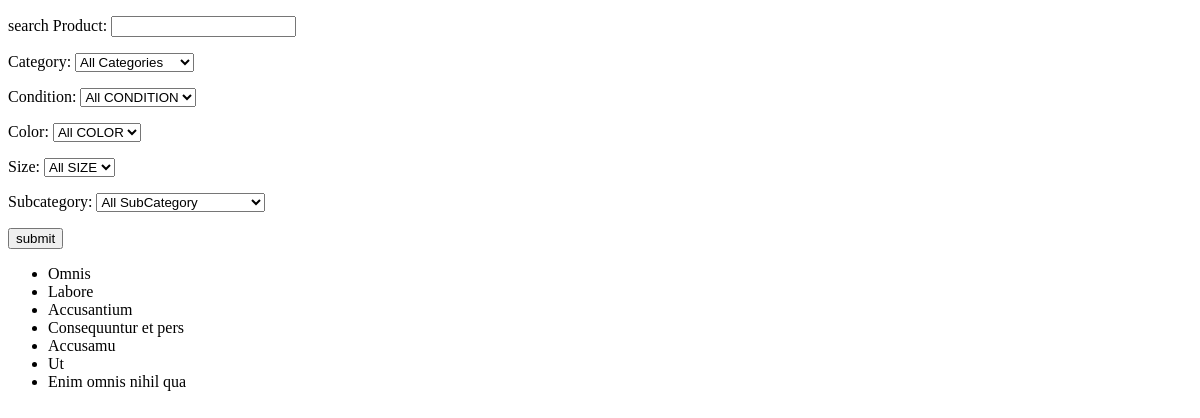
Before: /Product_search_view with the older database file.
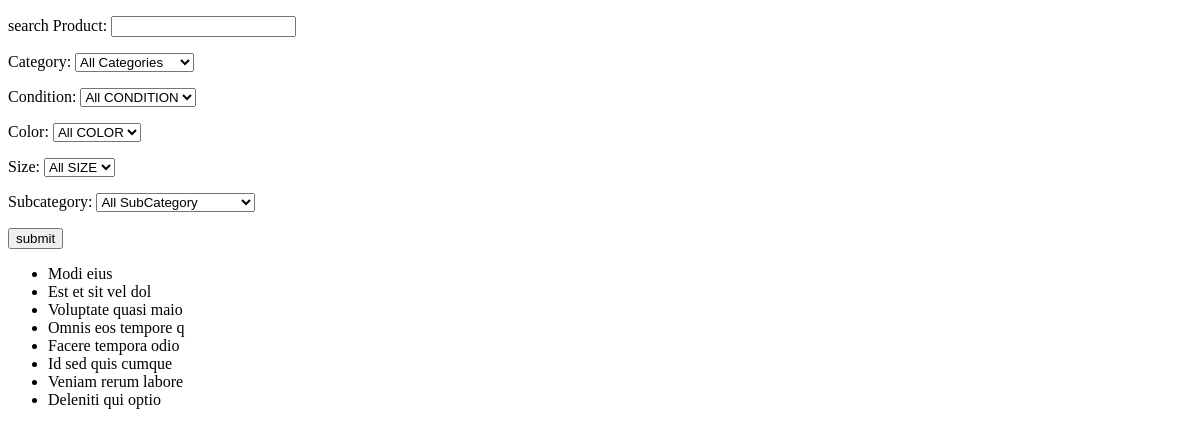
After: the same page with the newer database file.
### shop_app/models.py (models this page shows, shortened)
class Product(models.Model):
    posted_by = models.ForeignKey(User, on_delete=models.CASCADE)
    title = models.CharField(max_length=20)
    category = models.ForeignKey(Category, on_delete=models.CASCADE)
    sub_category = models.ForeignKey(SubCategory, on_delete=models.CASCADE)
    super_sub_Category = models.ForeignKey(Super_SubCategory, on_delete=models.CASCADE, null=True, blank=True)
    image = models.ImageField(upload_to='Product_image/')
    image1 = models.ImageField(upload_to='Product_image1/', null=True, blank=True)
    image2 = models.ImageField(upload_to='Product_image2/', null=True, blank=True)
    image3 = models.ImageField(upload_to='Product_image3/', null=True, blank=True)
    current_price = models.DecimalField(decimal_places=2, max_digits=10)
    prev_price = models.DecimalField(decimal_places=2, max_digits=10)
    short_description = models.TextField()
    color = models.ManyToManyField(COLOR)
    Clothing_Material = models.ManyToManyField(ClothingMaterial)
    size = models.ManyToManyField(SIZE)
    top_seller = models.BooleanField(default=False)
    deals_of_the_day = models.BooleanField(default=False)
    trending_product = models.BooleanField(default=False)
    featured_product = models.BooleanField(default=False)
    condition = models.ManyToManyField(CONDITION)
    quantity = models.PositiveIntegerField()
    wish_list = models.BooleanField(default=False)
    description = models.TextField()
    created_at = models.DateTimeField(auto_now=True)
    updated_at = models.DateTimeField(auto_now=True)

### shop_app/views.py (the view)
# urls.py: path('Product_search_view',Product_search_view,name='Product_search_view'),
def Product_search_view(request) :
    form = ProductSearchForm(request.GET)
    Products=Product.objects.all()
    if form.is_valid():
        query= form.cleaned_data.get('query')
        category= form.cleaned_data.get('category')
        color= form.cleaned_data.get('color')
        sub_category = form.cleaned_data.get('sub_category')
        size= form.cleaned_data.get('size')
        condition= form.cleaned_data.get('condition')
        if query:
            product = Products.objeccts.filter(Q(title__icontains=query))
        if category:
            product = Products.filter(category=category)
        if sub_category:
            product = Products.filter(sub_category=sub_category)
        if color:
            product = Products.filter(color=color)
        if size:
            product = Products.filter(size=size)
        if condition:
            product = Products.filter(condition=condition)
    context = {
        'form': form,
        'prod' :Products
    }
    return render(request,'Product/search.html',context)

### shop_app/forms.py
class ProductSearchForm(forms.Form):
    query = forms.CharField(label='search Product',max_length=100,required=False)
    category = forms.ModelChoiceField(queryset=Category.objects.all(),empty_label='All Categories',required=False)
    CONDITION = forms.ModelChoiceField(queryset=CONDITION.objects.all(),empty_label='All CONDITION',required=False)
    COLOR = forms.ModelChoiceField(queryset=COLOR.objects.all(),empty_label='All COLOR',required=False)
    SIZE = forms.ModelChoiceField(queryset=SIZE.objects.all(),empty_label='All SIZE',required=False)
    SubCategory = forms.ModelChoiceField(queryset=SubCategory.objects.all(),empty_label='All SubCategory',required=False)

### shop_app/context_processor.py (called while the page is built)
def menu_context(request):
    categories = Category.objects.prefetch_related('subcategory_set__super_subcategory_set').all()
    return {'menu_category': categories}

### shop_app/models.py (called while the page is built)
    def __str__(self):
        return str(self.title)

    def __str__(self):
        return str(self.title)

    def __str__(self):
        return str(self.title)

    def __str__(self):
        return str(self.title)

    def __str__(self):
        return str(f' {self.title},{self.Catagory}')

### templates/Product/search.html (shortened to what this page needs)
<!DOCTYPE html>
<html lang="en">
<head>
</head>
<body>
<form action="get">
{{ form.as_p }}
<button>submit</button>
<ul>
    {% for i in prod %}
    <li>
    {{i.title}}
    </li>
    {% endfor %}
</ul>
</form>
</body>
</html>

Changed rows visible on the page:
removed Product: title "Omnis"
removed Product: title "Labore"
removed Product: title "Accusantium"
removed Product: title "Consequuntur et pers"
removed Product: title "Accusamu"
removed Product: title "Ut"
removed Product: title "Enim omnis nihil qua"
added Product: title "Modi eius"
added Product: title "Est et sit vel dol"
added Product: title "Voluptate quasi maio"
added Product: title "Omnis eos tempore q"
added Product: title "Facere tempora odio"
added Product: title "Id sed quis cumque"
added Product: title "Veniam rerum labore"
added Product: title "Deleniti qui optio"
